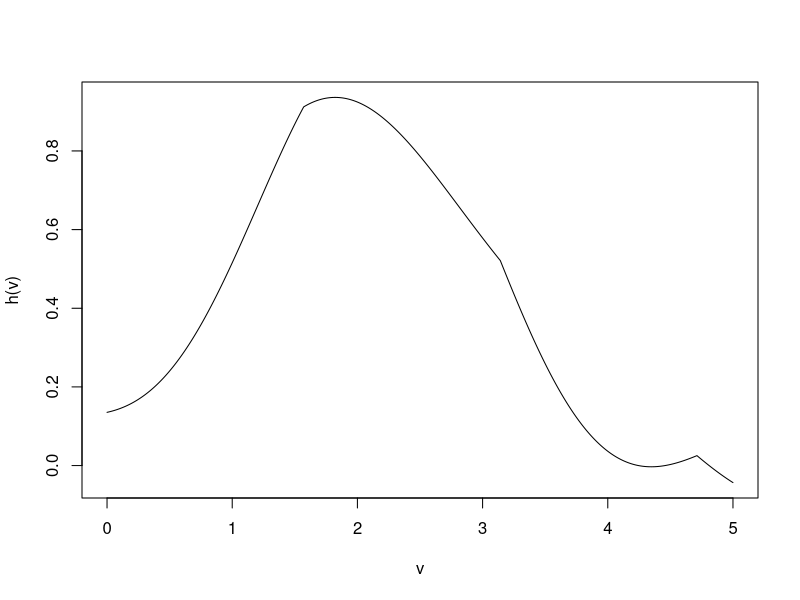
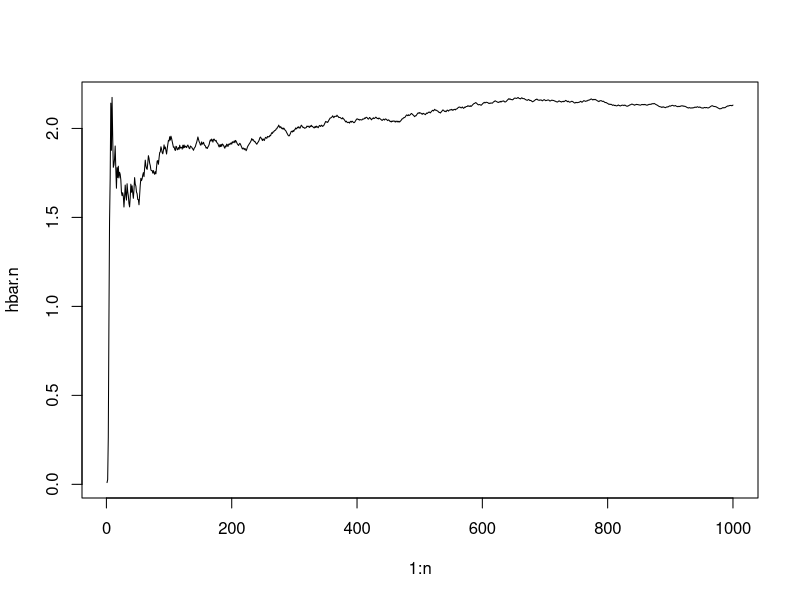
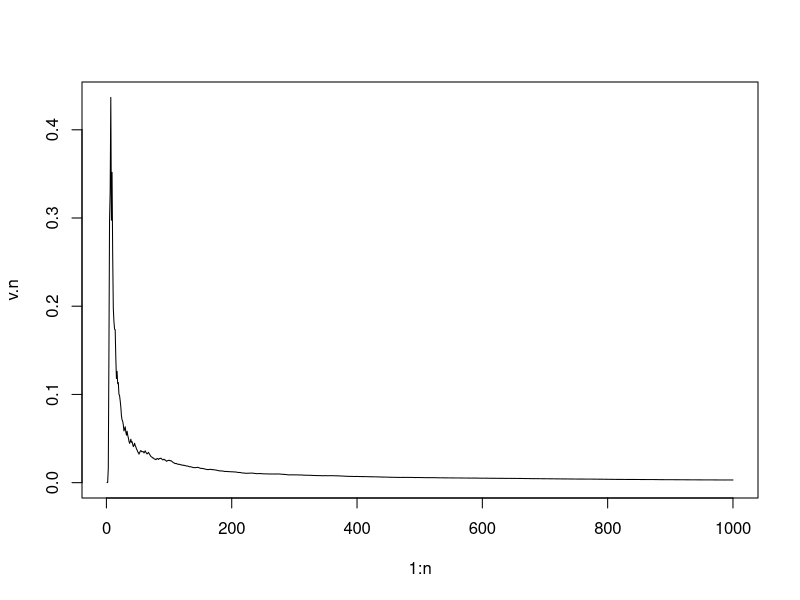
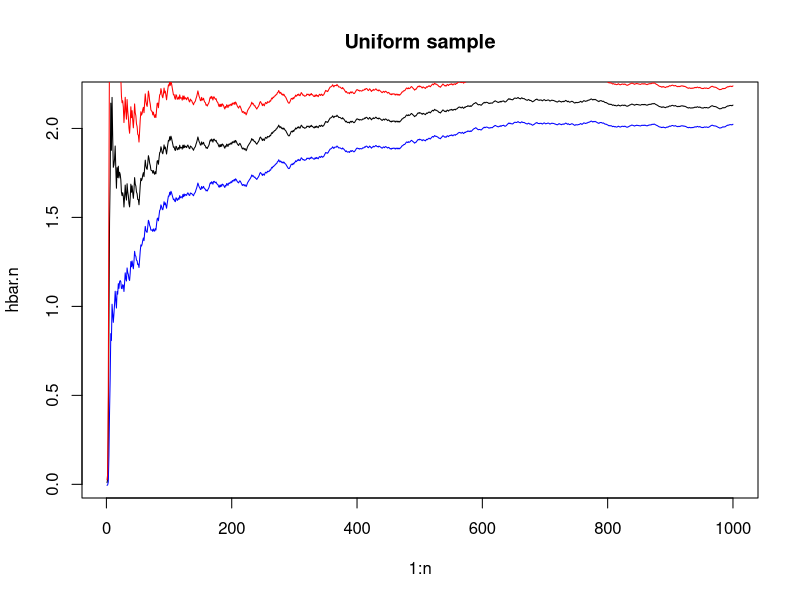
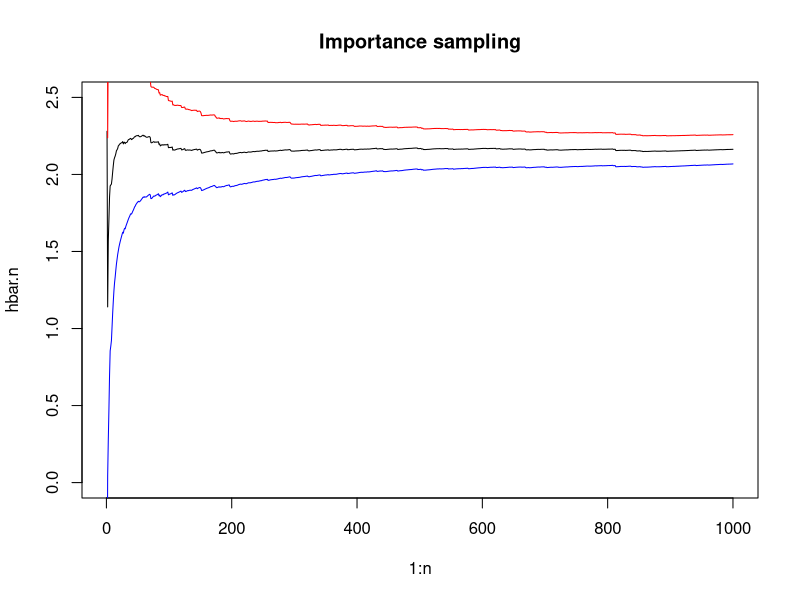
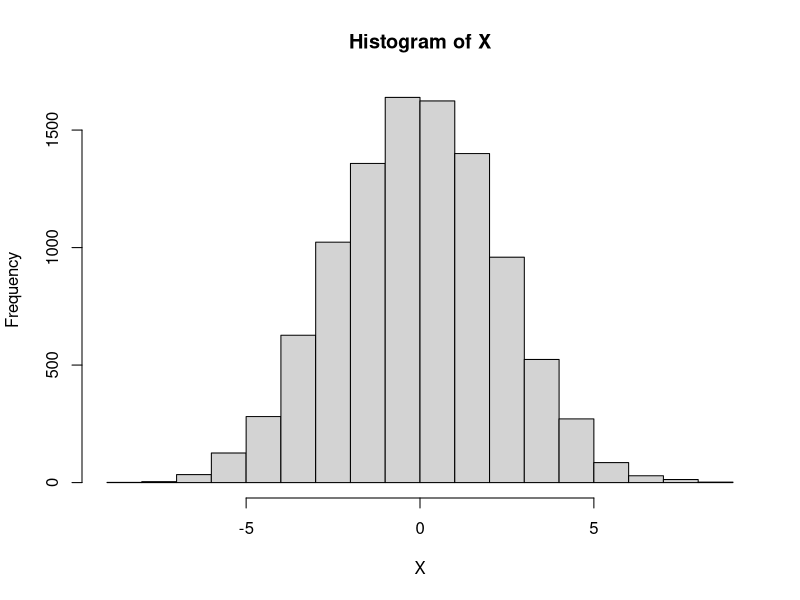
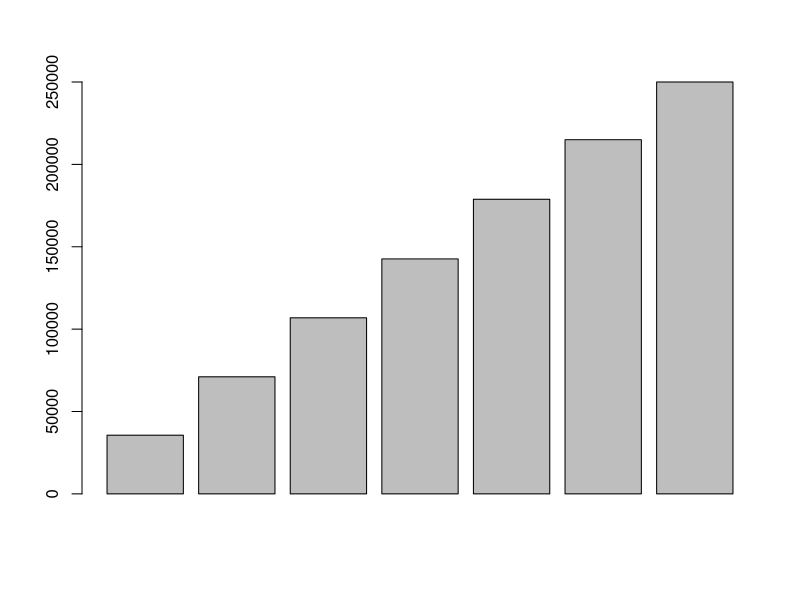

Write R code to recreate these figures, in order.
## ---- chunk 1
h = function(x) exp(-0.5*(x - 2)^2) - 0.1*abs(sin(2*x))
v = seq(0, 5, 0.001)
plot(v, h(v), type = "l")
## ---- chunk 2
#plot a graph of running mean of estimate as n goes from 1 to 1000
n = 1000
X = runif(n, 0, 5)
h.X = h(X)
hbar.n = 5*cumsum(h.X)/(1:n) 
plot(1:n, hbar.n, type = "l")
## ---- chunk 3
#actual value 2.138173
integrate(h, lower = 0.0, upper = 5.0)
## ---- chunk 4
var.m = function(m) {
    (1/m^2) * sum((h.X[1:m] - hbar.n[m])^2)
}
#running variance
v.n = apply(t(1:n), MARGIN = 2, var.m)
plot(1:n, v.n, type = "l")
## ---- chunk 5
std.n = sqrt(v.n)
plot(1:n, hbar.n, type = "l")
lines(hbar.n - 1.96*std.n, col="blue")
lines(hbar.n + 1.96*std.n, col="red")
title(main = "Uniform sample")
## ---- chunk 6
#Importance sampling
Y = rnorm(n, 2, 1)
h.Y = h(Y)
w.Y = h(Y) / dnorm(Y, 2, 1)
w.Y[Y < 0] = 0 #only integrating from 0 to 5
w.Y[Y > 5] = 0
hbar.n = cumsum(w.Y)/(1:n) 
var.m = function(m) {
    (1/m^2) * sum((h.Y[1:m] - hbar.n[m])^2)
}
v.n = apply(t(1:n), MARGIN = 2, var.m)
std.n = sqrt(v.n)
plot(1:n, hbar.n, type = "l", ylim = c(0.0, 2.5))
lines(hbar.n - 1.96*std.n, col="blue")
lines(hbar.n + 1.96*std.n, col="red")
title(main = "Importance sampling")
## ---- chunk 7
#transition matrix
tmat = matrix(c(0.8, 0.3, 0.2, 0.7), nrow = 2)
eig = eigen(tmat)$vectors
eig[2, ]/sum(eig[2, ])
## ---- chunk 8
iters = 10000
X = rep(0, iters)
X[1] = rnorm(1, 0, 1)
for (i in 2:iters) {
    X[i] = X[i - 1]*0.9 + rnorm(1, 0, 1)
}
hist(X)
## ---- chunk 9
library(ggplot2)
## ---- chunk 10
iterations = 1000000
left = list(7, 1, 2, 3, 4, 5, 6)
right = list(2, 3, 4, 5, 6, 7, 1)
islands = list(1000, 2000, 3000, 4000, 5000, 6000, 7000)
## ---- chunk 11
simulation = function(islands, N) {
    current = 4
    visits = rep(0, 7)
    for (i in 1:N){
        coin = runif(1)
        if (coin < 0.5) {
            destination = left[[current]]
            pmove = min(1.0, islands[[destination]]/islands[[current]])
            coin = runif(1)
            if (coin < pmove) {
                current = destination
            }
        } else{
            destination = right[[current]]
            pmove = min(1.0, islands[[destination]]/islands[[current]])
            coin = runif(1)
            if (coin < pmove) {
                current = destination
            }
        }
        visits[current] = visits[current] + 1
    }
    return(visits)
}
## ---- chunk 12
visits = simulation(islands, 1000000)
barplot(visits)
